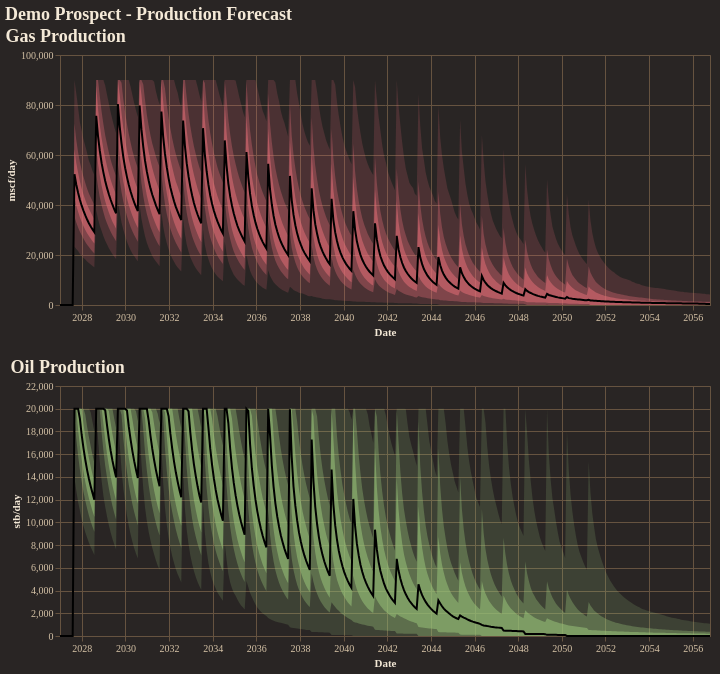

Notebook code for this chart:
### Code cell
fig = reporter.plotter.combined_production_plot(
    figsize=(650, 250),
    backend=PLOTTING_BACKEND
)
fig.show()

### Figure 1 — Vega-Lite specification as saved in the notebook (floating-point values rounded to 4 significant figures; data arrays with more than 128 entries replaced by an {"elided": "..."} marker saying what was removed)
{"config": {"background": "#292524", "view": {"fill": "#292524", "stroke": "#665340"}, "title": {"color": "#f4e9d7", "font": "Merriweather", "fontSize": 18, "fontWeight": 600, "subtitleColor": "#d5c2a6", "anchor": "start"}, "axis": {"domainColor": "#665340", "gridColor": "#665340", "tickColor": "#665340", "labelColor": "#d5c2a6", "titleColor": "#f4e9d7", "labelFont": "Merriweather", "titleFont": "Merriweather"}, "legend": {"titleColor": "#f4e9d7", "labelColor": "#d5c2a6", "labelFont": "Merriweather", "titleFont": "Merriweather", "orient": "top-right", "symbolType": "circle"}, "header": {"labelColor": "#d5c2a6", "titleColor": "#f4e9d7", "labelFont": "Merriweather", "titleFont": "Merriweather"}, "mark": {"color": "#c78d3b"}, "line": {"color": "#c78d3b"}, "bar": {"color": "#c78d3b"}, "point": {"color": "#ddb06d"}, "area": {"color": "#c78d3b", "opacity": 0.35}, "text": {"color": "#f4e9d7", "font": "Merriweather"}, "range": {"category": ["#5DA5DA", "#F28E2B", "#59C36A", "#E15759", "#B07AA1", "#4ECDC4", "#FF9DA7", "#EDC948"]}}, "vconcat": [{"layer": [{"mark": {"type": "area", "color": "rgba(224, 108, 117, 1.0)", "opacity": 0.18}, "encoding": {"tooltip": [{"field": "date", "title": "Date", "type": "temporal"}, {"field": "p01", "format": ",.2f", "title": "P01", "type": "quantitative"}, {"field": "p10", "format": ",.2f", "title": "P10", "type": "quantitative"}, {"field": "p25", "format": ",.2f", "title": "P25", "type": "quantitative"}, {"field": "p50", "format": ",.2f", "title": "P50", "type": "quantitative"}, {"field": "p75", "format": ",.2f", "title": "P75", "type": "quantitative"}, {"field": "p90", "format": ",.2f", "title": "P90", "type": "quantitative"}, {"field": "p99", "format": ",.2f", "title": "P99", "type": "quantitative"}], "x": {"field": "date", "title": "Date", "type": "temporal"}, "y": {"field": "p01", "title": "mscf/day", "type": "quantitative"}, "y2": {"field": "p99"}}}, {"mark": {"type": "area", "color": "rgba(224, 108, 117, 1.0)", "opacity": 0.35}, "encoding": {"tooltip": [{"field": "date", "title": "Date", "type": "temporal"}, {"field": "p01", "format": ",.2f", "title": "P01", "type": "quantitative"}, {"field": "p10", "format": ",.2f", "title": "P10", "type": "quantitative"}, {"field": "p25", "format": ",.2f", "title": "P25", "type": "quantitative"}, {"field": "p50", "format": ",.2f", "title": "P50", "type": "quantitative"}, {"field": "p75", "format": ",.2f", "title": "P75", "type": "quantitative"}, {"field": "p90", "format": ",.2f", "title": "P90", "type": "quantitative"}, {"field": "p99", "format": ",.2f", "title": "P99", "type": "quantitative"}], "x": {"field": "date", "title": "Date", "type": "temporal"}, "y": {"field": "p10", "title": "mscf/day", "type": "quantitative"}, "y2": {"field": "p90"}}}, {"mark": {"type": "area", "color": "rgba(224, 108, 117, 1.0)", "opacity": 0.55}, "encoding": {"tooltip": [{"field": "date", "title": "Date", "type": "temporal"}, {"field": "p01", "format": ",.2f", "title": "P01", "type": "quantitative"}, {"field": "p10", "format": ",.2f", "title": "P10", "type": "quantitative"}, {"field": "p25", "format": ",.2f", "title": "P25", "type": "quantitative"}, {"field": "p50", "format": ",.2f", "title": "P50", "type": "quantitative"}, {"field": "p75", "format": ",.2f", "title": "P75", "type": "quantitative"}, {"field": "p90", "format": ",.2f", "title": "P90", "type": "quantitative"}, {"field": "p99", "format": ",.2f", "title": "P99", "type": "quantitative"}], "x": {"field": "date", "title": "Date", "type": "temporal"}, "y": {"field": "p25", "title": "mscf/day", "type": "quantitative"}, "y2": {"field": "p75"}}}, {"mark": {"type": "line", "color": "black", "strokeWidth": 2}, "encoding": {"tooltip": [{"field": "date", "title": "Date", "type": "temporal"}, {"field": "p01", "format": ",.2f", "title": "P01", "type": "quantitative"}, {"field": "p10", "format": ",.2f", "title": "P10", "type": "quantitative"}, {"field": "p25", "format": ",.2f", "title": "P25", "type": "quantitative"}, {"field": "p50", "format": ",.2f", "title": "P50", "type": "quantitative"}, {"field": "p75", "format": ",.2f", "title": "P75", "type": "quantitative"}, {"field": "p90", "format": ",.2f", "title": "P90", "type": "quantitative"}, {"field": "p99", "format": ",.2f", "title": "P99", "type": "quantitative"}], "x": {"field": "date", "title": "Date", "type": "temporal"}, "y": {"field": "p50", "title": "mscf/day", "type": "quantitative"}}}], "data": {"name": "data-41a335a842c818c6c8a0b91aec53db2b"}, "height": 250, "title": "Gas Production", "width": 650}, {"layer": [{"mark": {"type": "area", "color": "rgba(152, 195, 121, 1.0)", "opacity": 0.18}, "encoding": {"tooltip": [{"field": "date", "title": "Date", "type": "temporal"}, {"field": "p01", "format": ",.2f", "title": "P01", "type": "quantitative"}, {"field": "p10", "format": ",.2f", "title": "P10", "type": "quantitative"}, {"field": "p25", "format": ",.2f", "title": "P25", "type": "quantitative"}, {"field": "p50", "format": ",.2f", "title": "P50", "type": "quantitative"}, {"field": "p75", "format": ",.2f", "title": "P75", "type": "quantitative"}, {"field": "p90", "format": ",.2f", "title": "P90", "type": "quantitative"}, {"field": "p99", "format": ",.2f", "title": "P99", "type": "quantitative"}], "x": {"field": "date", "title": "Date", "type": "temporal"}, "y": {"field": "p01", "title": "stb/day", "type": "quantitative"}, "y2": {"field": "p99"}}}, {"mark": {"type": "area", "color": "rgba(152, 195, 121, 1.0)", "opacity": 0.35}, "encoding": {"tooltip": [{"field": "date", "title": "Date", "type": "temporal"}, {"field": "p01", "format": ",.2f", "title": "P01", "type": "quantitative"}, {"field": "p10", "format": ",.2f", "title": "P10", "type": "quantitative"}, {"field": "p25", "format": ",.2f", "title": "P25", "type": "quantitative"}, {"field": "p50", "format": ",.2f", "title": "P50", "type": "quantitative"}, {"field": "p75", "format": ",.2f", "title": "P75", "type": "quantitative"}, {"field": "p90", "format": ",.2f", "title": "P90", "type": "quantitative"}, {"field": "p99", "format": ",.2f", "title": "P99", "type": "quantitative"}], "x": {"field": "date", "title": "Date", "type": "temporal"}, "y": {"field": "p10", "title": "stb/day", "type": "quantitative"}, "y2": {"field": "p90"}}}, {"mark": {"type": "area", "color": "rgba(152, 195, 121, 1.0)", "opacity": 0.55}, "encoding": {"tooltip": [{"field": "date", "title": "Date", "type": "temporal"}, {"field": "p01", "format": ",.2f", "title": "P01", "type": "quantitative"}, {"field": "p10", "format": ",.2f", "title": "P10", "type": "quantitative"}, {"field": "p25", "format": ",.2f", "title": "P25", "type": "quantitative"}, {"field": "p50", "format": ",.2f", "title": "P50", "type": "quantitative"}, {"field": "p75", "format": ",.2f", "title": "P75", "type": "quantitative"}, {"field": "p90", "format": ",.2f", "title": "P90", "type": "quantitative"}, {"field": "p99", "format": ",.2f", "title": "P99", "type": "quantitative"}], "x": {"field": "date", "title": "Date", "type": "temporal"}, "y": {"field": "p25", "title": "stb/day", "type": "quantitative"}, "y2": {"field": "p75"}}}, {"mark": {"type": "line", "color": "black", "strokeWidth": 2}, "encoding": {"tooltip": [{"field": "date", "title": "Date", "type": "temporal"}, {"field": "p01", "format": ",.2f", "title": "P01", "type": "quantitative"}, {"field": "p10", "format": ",.2f", "title": "P10", "type": "quantitative"}, {"field": "p25", "format": ",.2f", "title": "P25", "type": "quantitative"}, {"field": "p50", "format": ",.2f", "title": "P50", "type": "quantitative"}, {"field": "p75", "format": ",.2f", "title": "P75", "type": "quantitative"}, {"field": "p90", "format": ",.2f", "title": "P90", "type": "quantitative"}, {"field": "p99", "format": ",.2f", "title": "P99", "type": "quantitative"}], "x": {"field": "date", "title": "Date", "type": "temporal"}, "y": {"field": "p50", "title": "stb/day", "type": "quantitative"}}}], "data": {"name": "data-e60b63f1a431e7b76f0777501bfa6c56"}, "height": 250, "title": "Oil Production", "width": 650}], "title": "Demo Prospect - Production Forecast", "$schema": "https://vega.github.io/schema/vega-lite/v5.20.1.json", "datasets": {"data-41a335a842c818c6c8a0b91aec53db2b": {"elided": "360 records"}, "data-e60b63f1a431e7b76f0777501bfa6c56": {"elided": "360 records"}}}
